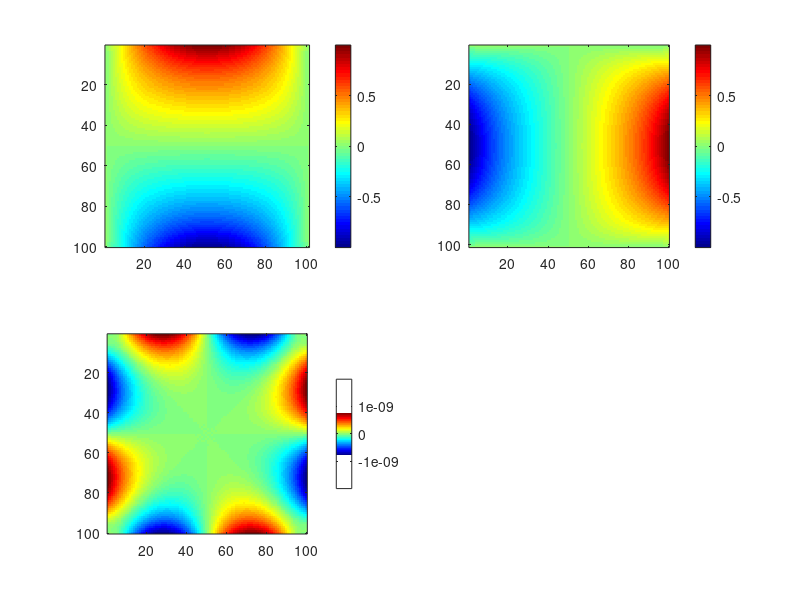

Recreate this plot in MATLAB.
clear;figure(31);clf;colormap jet
% WHL: Solve 2D Stokes equations with dampening scheme that is derived with this type: b*d2V/dtau2+a*dV/dtau = D^2Vx/dx^2)+C=0
% While dV/dt = D^2Vx/dx^2)+C=0 is the basied PT method, which is very slow!
% it would turn to the formulation of  dT_dtau^(k+1)=B+(1-a)*dT_dtau^(k) when we choose b=dtau.
% physics
% independent
Lx           = 1;
v0           = 1;
mu           = 10;
rhosg        = 1;
% scales
p0           = mu*v0/Lx;
% dependent
Rxy          = 1
Ly           = Rxy*Lx;
% numerics
nx           = 100;
ny           = Rxy*nx;
dx           = Lx/nx;

CFL          = 0.9;
beta_n       = 100
niter        = 500*max(nx,ny);
epsi         = 1e-3

% preprocessing
dx           = Lx/nx; %nx as cell number
dy           = Ly/ny;
D            = 2*mu*(2/3+beta_n)+mu; # equvilent diffusion coefficient.
ndim         = 2
#dtau  = CFL*dx*dx/2/ndim/D;
dtau         = CFL*dx*dx/D/2.1/1; # dt from damped wave equation. % it works with D/2.1, very fast! But be ready to change to D/4.1 if not converged!
a            = dtau;
omega        = 1;
bx           = 1* pi*omega/nx;
by           = 1* pi*omega/ny;  % include beta_n for pressure equation!
dampx        = 1 - bx;
dampy        = 1 - by;
dtauP        = 0.95*2*mu*ndim*(1+1*beta_n)/nx;  %0.4*dx/sqrt(ax);
%dtauP       =0.95*dx*dx/dtau/nx;  #WHL: how come the nx ? 
%dtauP =2*mu*(1+beta_n)/3/nx;
[xc  ,yc  ] = ndgrid(0.5*dx+(0:dx:Lx-dx)  ,0.5*dy+(0:dy:Ly-dy)); % .(nx,ny)
[xVx ,yVx ] = ndgrid(0:dx:Lx     ,0.5*dy+(0:dy:Ly-dy)); % nx+1,ny
[xVy ,yVy ] = ndgrid(0.5*dx+(0:dx:Lx-dx)  ,0:dy:Ly     ); % nx,ny+1
%[xVxy,yVxy] = ndgrid(0:dx:Lx-2*dx,0:dy:Ly-2*dy); % nx-2,ny-2 
[xVxy,yVxy] = ndgrid(0:dx:Lx,0:dy:Ly); % nx+1,ny+1 
RVx1  =  zeros(nx-1,ny-2  );
RVy1  =  zeros(nx-2,ny-1);
RVx2  =  zeros(nx-1,ny-2  );
RVy2  =  zeros(nx-2,ny-1);
Exx  = zeros(nx,ny);
Eyy  = zeros(nx,ny);
Exy  = zeros(nx-1,ny-1);

% init
Vx   = zeros(nx+1,ny);
Vy   = zeros(nx,ny+1);
P    = zeros(nx,ny);
Txx  = zeros(nx,ny);
Tyy  = zeros(nx,ny);
Txy  = zeros(nx+1,ny+1);

Vx   =  v0*sin(pi*xVx / Lx      ).*cos(pi*yVx /(Ly-  dy));Vx(1,:)=0;Vx(end,:)=0;
Vy   = -v0*cos(pi*xVy /(Lx-  dx)).*sin(pi*yVy / Ly      );Vy(:,1)=0;Vy(:,end)=0;
P    =  p0*cos(pi*xc  /(Lx-  dx)).*cos(pi*yc  /(Ly-  dy));

    for iter = 1:niter
        div = (diff(Vx,1,1)/dx+diff(Vy,1,2)/dy);
        Exx = diff(Vx,1,1)/dx-1/3*div;
        Eyy = diff(Vy,1,2)/dy-1/3*div;
        Exy = (diff(Vx(2:nx,:),1,2)/dy+diff(Vy(:,2:ny),1,1)/dx)*0.5;
        Txx = 2.0*mu*(Exx+beta_n*div); %(diff(Vx,1,1)/dx+beta_n*div);   %(nx,ny)
        Tyy = 2.0*mu*(Eyy+beta_n*div); %(diff(Vy,1,2)/dy+beta_n*div);   %(nx,ny)
        Txy(2:nx,2:ny) =2.0*mu*Exy;
        RVx1=(diff(Txx(:,2:ny-1),1,1)/dx+diff(Txy(2:nx,2:ny),1,2)/dy- ...
              diff(P(:,2:ny-1),1,1)/dx);
        RVx2=RVx1+dampx*RVx2;
        RVy1=(diff(Tyy(2:nx-1,:),1,2)/dy+diff(Txy(2:nx,2:ny),1,1)/dx- ...
             diff(P(2:nx-1,:),1,2)/dy- rhosg);
        RVy2=RVy1+dampx*RVy2;
        Vx(2:nx,2:ny-1) = Vx(2:nx,2:ny-1)+dtau*RVx2;
        Vy(2:nx-1,2:ny) = Vy(2:nx-1,2:ny)+dtau*RVy2;
        P = P - dtauP*div;  %P = P - mean(P(:));


       
        resid = [max(abs(RVx1(:))) max(abs(RVy1(:))) max(abs(div(:)))]; # resisual for each equations
        if max(resid) < epsi;  break;end
       % if any(isnan(Vx),'all');iters(irun) = inf;break;end
        if mod(iter,500) == 0
            subplot(221);imagesc(Vx');axis image;colorbar
            subplot(222);imagesc(Vy');axis image;colorbar
            subplot(223);imagesc(div');axis image;colorbar
            %subplot(224);semilogy(iter/nx,abs_err,'d');hold on
            residVx=max(abs(RVx1(:)));
            residVy=max(abs(RVy1(:)));
            residP=max(abs(div(:)));
            fprintf('Iteration %d, residdVx=%7.3e,residdVy=%7.3e,residdP=%7.3e\n',iter,residVx,residVy,residP); 
            drawnow
        end
    end



